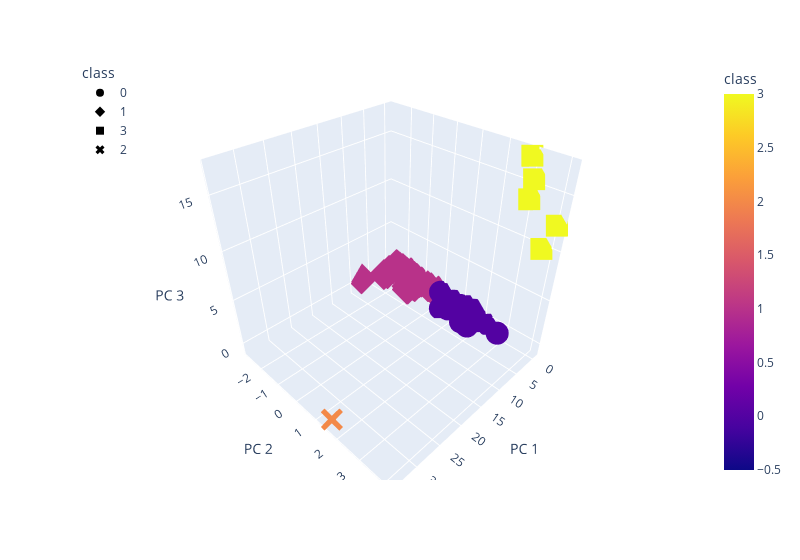

Notebook code cell kept with this figure:
### Markdown cell above
### Deliverable 4: Visualizing Cryptocurrencies Results

#### 3D-Scatter with Clusters

### Code cell
# Creating a 3D-Scatter with the PCA data and the clusters

fig = px.scatter_3d(
    clustered_df,
    x ="PC 1",
    y ="PC 2",
    z ="PC 3",
    color ="class",
    symbol ="class",
    width =800,
    hover_name = "CoinName",
    hover_data = ["Algorithm"]
)
fig.update_layout(legend=dict(x=0, y=1))
fig.show()

### Figure 1 — Plotly figure (JSON) as saved in the notebook; plotly's stock layout.template omitted (floating-point values rounded to 4 significant figures; data arrays with more than 128 entries replaced by an {"elided": "..."} marker saying what was removed)
{"data": [{"customdata": {"elided": "287x1 str values"}, "hovertemplate": "<b>%{hovertext}</b><br><br>class=%{marker.color}<br>PC 1=%{x}<br>PC 2=%{y}<br>PC 3=%{z}<br>Algorithm=%{customdata[0]}<extra></extra>", "hovertext": {"elided": "287 str values"}, "legendgroup": "0", "marker": {"color": {"elided": "287 int values"}, "coloraxis": "coloraxis", "symbol": "circle"}, "mode": "markers", "name": "0", "scene": "scene", "showlegend": true, "type": "scatter3d", "x": {"elided": "287 float values"}, "y": {"elided": "287 float values"}, "z": {"elided": "287 float values"}}, {"customdata": {"elided": "239x1 str values"}, "hovertemplate": "<b>%{hovertext}</b><br><br>class=%{marker.color}<br>PC 1=%{x}<br>PC 2=%{y}<br>PC 3=%{z}<br>Algorithm=%{customdata[0]}<extra></extra>", "hovertext": {"elided": "239 str values"}, "legendgroup": "1", "marker": {"color": {"elided": "239 int values"}, "coloraxis": "coloraxis", "symbol": "diamond"}, "mode": "markers", "name": "1", "scene": "scene", "showlegend": true, "type": "scatter3d", "x": {"elided": "239 float values"}, "y": {"elided": "239 float values"}, "z": {"elided": "239 float values"}}, {"customdata": [["Proof-of-BibleHash"], ["SHA-256 + Hive"], ["Proof-of-Authority"], ["ECC 256K1"], ["Leased POS"]], "hovertemplate": "<b>%{hovertext}</b><br><br>class=%{marker.color}<br>PC 1=%{x}<br>PC 2=%{y}<br>PC 3=%{z}<br>Algorithm=%{customdata[0]}<extra></extra>", "hovertext": ["BiblePay", "LitecoinCash", "Poa Network", "Acute Angle Cloud", "Waves"], "legendgroup": "3", "marker": {"color": [3, 3, 3, 3, 3], "coloraxis": "coloraxis", "symbol": "square"}, "mode": "markers", "name": "3", "scene": "scene", "showlegend": true, "type": "scatter3d", "x": [-0.181, -0.3931, -0.4208, -0.2288, -0.5209], "y": [3.119, 3.746, 2.911, 3.072, 4.066], "z": [15.56, 9.948, 17.25, 13.8, 12.44]}, {"customdata": [["TRC10"]], "hovertemplate": "<b>%{hovertext}</b><br><br>class=%{marker.color}<br>PC 1=%{x}<br>PC 2=%{y}<br>PC 3=%{z}<br>Algorithm=%{customdata[0]}<extra></extra>", "hovertext": ["BitTorrent"], "legendgroup": "2", "marker": {"color": [2], "coloraxis": "coloraxis", "symbol": "x"}, "mode": "markers", "name": "2", "scene": "scene", "showlegend": true, "type": "scatter3d", "x": [34.02], "y": [1.556], "z": [-0.4796]}], "layout": {"coloraxis": {"colorbar": {"title": {"text": "class"}}, "colorscale": [[0, "#0d0887"], [0.1111, "#46039f"], [0.2222, "#7201a8"], [0.3333, "#9c179e"], [0.4444, "#bd3786"], [0.5556, "#d8576b"], [0.6667, "#ed7953"], [0.7778, "#fb9f3a"], [0.8889, "#fdca26"], [1, "#f0f921"]]}, "legend": {"title": {"text": "class"}, "tracegroupgap": 0, "x": 0, "y": 1}, "margin": {"t": 60}, "scene": {"domain": {"x": [0, 1], "y": [0, 1]}, "xaxis": {"title": {"text": "PC 1"}}, "yaxis": {"title": {"text": "PC 2"}}, "zaxis": {"title": {"text": "PC 3"}}}, "width": 800}}
